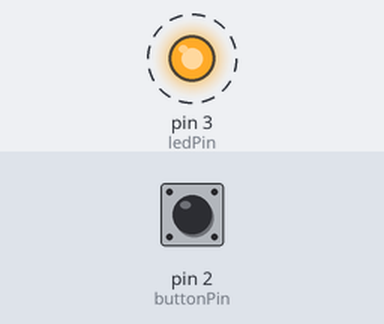
A sketch run on a simulated Arduino Uno, built with avr-gcc and run on an emulated ATmega328P. Shown: output pins drawn as LEDs (lit = HIGH). Dashed ring = blinking. The inputs (shaded band) are chosen by the test bench; at power-on: pin 2 (buttonPin) HIGH.

Above: at 0.9 s.
1.3 s: pin 2 (buttonPin) pulled LOW for 3.2 s
At 1.3 s:
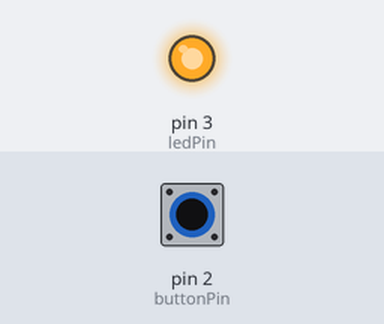
At 4.6 s:
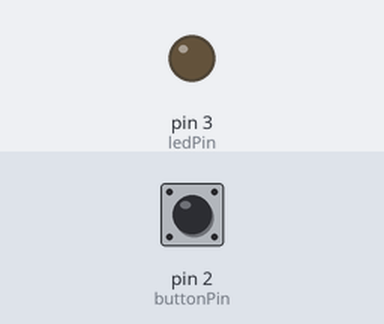
Timing chart, 0 to 12.0 s (numbered marks = the images above; inputs shaded):
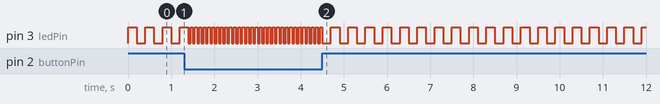

The sketch:

ArduinoWorkshop_Blinky_Fast_WhileLoop.ino
```cpp
// pin definitions
int ledPin = 3;
int buttonPin = 2;

// global variables
int toggleState;
int buttonState =1;

void setup() {
  // setup pin modes
  pinMode(ledPin, OUTPUT);
  pinMode(buttonPin, INPUT_PULLUP);
}

void loop() {
  buttonState = digitalRead(buttonPin);

  while(buttonState == 0)
  {
    toggleState =! toggleState;
    digitalWrite(ledPin, toggleState);
    delay(50);
    buttonState = digitalRead(buttonPin);
  }

  toggleState =! toggleState;
  digitalWrite(ledPin, toggleState);
  delay(200);
}
```
